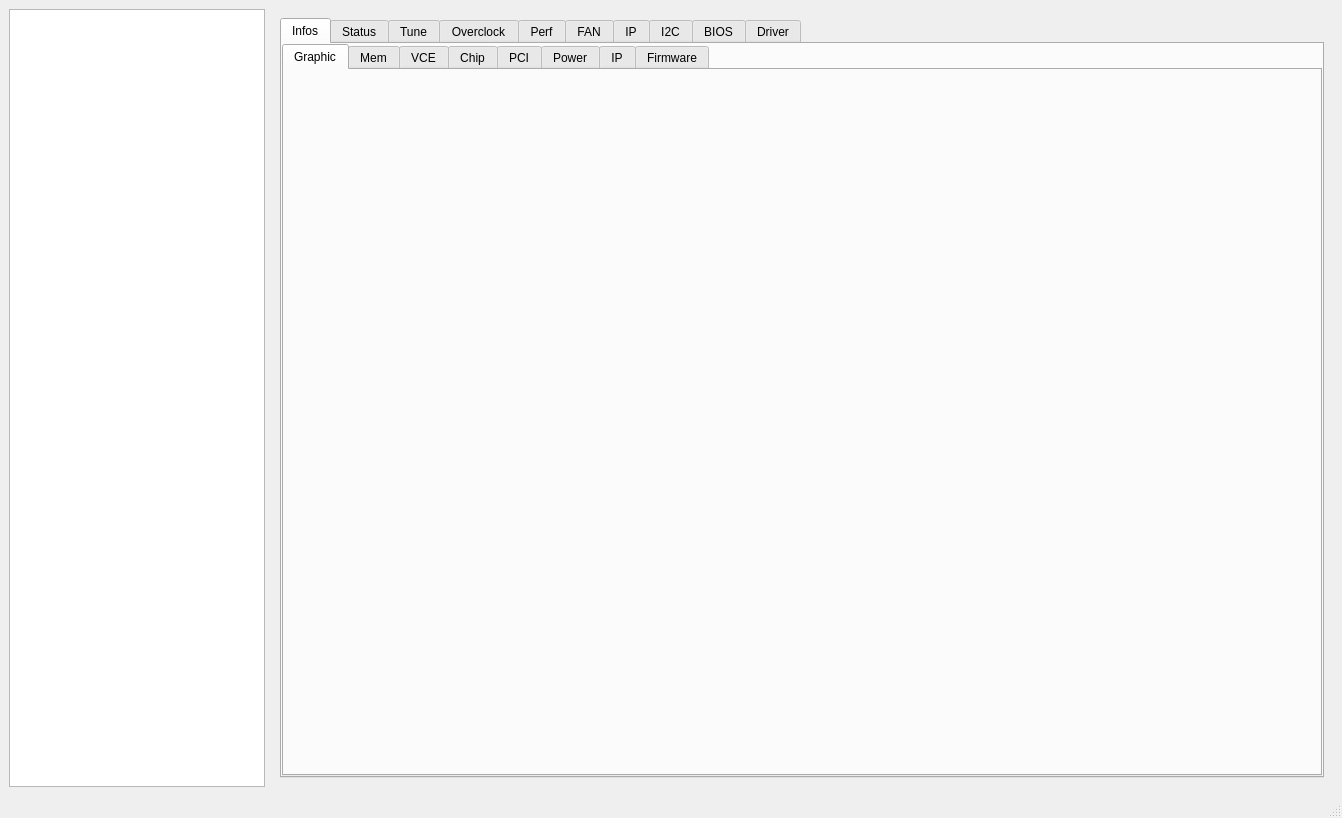
<?xml version="1.0" encoding="UTF-8"?>
<ui version="4.0">
 <class>MainWindow</class>
 <widget class="QMainWindow" name="MainWindow">
  <property name="geometry">
   <rect>
    <x>0</x>
    <y>0</y>
    <width>1342</width>
    <height>818</height>
   </rect>
  </property>
  <property name="windowTitle">
   <string>AMDGPU Master</string>
  </property>
  <widget class="QWidget" name="centralwidget">
   <layout class="QGridLayout" name="gridLayout_17">
    <item row="0" column="0">
     <widget class="TreeView" name="treeView">
      <property name="sizePolicy">
       <sizepolicy hsizetype="Preferred" vsizetype="Expanding">
        <horstretch>0</horstretch>
        <verstretch>0</verstretch>
       </sizepolicy>
      </property>
      <property name="minimumSize">
       <size>
        <width>256</width>
        <height>0</height>
       </size>
      </property>
      <property name="animated">
       <bool>true</bool>
      </property>
      <property name="wordWrap">
       <bool>true</bool>
      </property>
      <attribute name="headerVisible">
       <bool>false</bool>
      </attribute>
     </widget>
    </item>
    <item row="0" column="1">
     <widget class="QStackedWidget" name="stackedWidget">
      <property name="currentIndex">
       <number>1</number>
      </property>
      <widget class="QWidget" name="cpu">
       <layout class="QGridLayout" name="gridLayout">
        <item row="0" column="0">
         <widget class="QTabWidget" name="tabWidget_2">
          <property name="currentIndex">
           <number>0</number>
          </property>
          <widget class="QWidget" name="tab_3">
           <attribute name="title">
            <string>Static</string>
           </attribute>
           <layout class="QGridLayout" name="gridLayout_2">
            <item row="1" column="1">
             <widget class="QGroupBox" name="info_bugs">
              <property name="title">
               <string>bugs</string>
              </property>
              <layout class="QFormLayout" name="formLayout_5">
               <item row="0" column="0">
                <widget class="QLabel" name="label_4">
                 <property name="text">
                  <string>bugs</string>
                 </property>
                </widget>
               </item>
               <item row="0" column="1">
                <widget class="QLabel" name="bugs_bugs">
                 <property name="text">
                  <string>TextLabel</string>
                 </property>
                </widget>
               </item>
              </layout>
             </widget>
            </item>
            <item row="0" column="0">
             <widget class="QGroupBox" name="info_basic">
              <property name="title">
               <string>Basic Information</string>
              </property>
              <layout class="QFormLayout" name="formLayout_2">
               <item row="0" column="0">
                <widget class="QLabel" name="label_2">
                 <property name="text">
                  <string>family</string>
                 </property>
                </widget>
               </item>
               <item row="0" column="1">
                <widget class="QLabel" name="basic_family">
                 <property name="text">
                  <string>TextLabel</string>
                 </property>
                </widget>
               </item>
               <item row="1" column="0">
                <widget class="QLabel" name="label_6">
                 <property name="text">
                  <string>vendor</string>
                 </property>
                </widget>
               </item>
               <item row="1" column="1">
                <widget class="QLabel" name="basic_vendor">
                 <property name="text">
                  <string>TextLabel</string>
                 </property>
                </widget>
               </item>
               <item row="2" column="0">
                <widget class="QLabel" name="label_microcode">
                 <property name="text">
                  <string>microcode</string>
                 </property>
                </widget>
               </item>
               <item row="2" column="1">
                <widget class="QLabel" name="basic_microcode">
                 <property name="text">
                  <string>TextLabel</string>
                 </property>
                </widget>
               </item>
               <item row="3" column="0">
                <widget class="QLabel" name="label_11">
                 <property name="text">
                  <string>cpuid level</string>
                 </property>
                </widget>
               </item>
               <item row="3" column="1">
                <widget class="QLabel" name="basic_cpuid">
                 <property name="text">
                  <string>TextLabel</string>
                 </property>
                </widget>
               </item>
               <item row="4" column="0">
                <widget class="QLabel" name="label_12">
                 <property name="text">
                  <string>wp</string>
                 </property>
                </widget>
               </item>
               <item row="4" column="1">
                <widget class="QLabel" name="basic_wp">
                 <property name="text">
                  <string>TextLabel</string>
                 </property>
                </widget>
               </item>
               <item row="5" column="0">
                <widget class="QLabel" name="label_14">
                 <property name="text">
                  <string>TLB size</string>
                 </property>
                </widget>
               </item>
               <item row="5" column="1">
                <widget class="QLabel" name="basic_tlb">
                 <property name="text">
                  <string>TextLabel</string>
                 </property>
                </widget>
               </item>
               <item row="6" column="0">
                <widget class="QLabel" name="label_17">
                 <property name="text">
                  <string>address sizes</string>
                 </property>
                </widget>
               </item>
               <item row="6" column="1">
                <widget class="QLabel" name="basic_addrsize">
                 <property name="text">
                  <string>TextLabel</string>
                 </property>
                </widget>
               </item>
               <item row="7" column="0">
                <widget class="QLabel" name="label_5">
                 <property name="text">
                  <string>bogomips</string>
                 </property>
                </widget>
               </item>
               <item row="7" column="1">
                <widget class="QLabel" name="basic_bogomips">
                 <property name="text">
                  <string>TextLabel</string>
                 </property>
                </widget>
               </item>
              </layout>
             </widget>
            </item>
            <item row="0" column="1">
             <widget class="QGroupBox" name="info_flags">
              <property name="title">
               <string>flags</string>
              </property>
              <layout class="QFormLayout" name="formLayout_4">
               <item row="0" column="0">
                <widget class="QLabel" name="label_3">
                 <property name="text">
                  <string>function</string>
                 </property>
                </widget>
               </item>
               <item row="0" column="1">
                <widget class="QLabel" name="flags_function">
                 <property name="text">
                  <string>TextLabel</string>
                 </property>
                </widget>
               </item>
               <item row="1" column="0">
                <widget class="QLabel" name="label_9">
                 <property name="text">
                  <string>AMD-defined</string>
                 </property>
                </widget>
               </item>
               <item row="1" column="1">
                <widget class="QLabel" name="label_10">
                 <property name="text">
                  <string>TextLabel</string>
                 </property>
                </widget>
               </item>
               <item row="2" column="1">
                <widget class="QLabel" name="label_13">
                 <property name="text">
                  <string>TextLabel</string>
                 </property>
                </widget>
               </item>
               <item row="2" column="0">
                <widget class="QLabel" name="label_15">
                 <property name="text">
                  <string>Transmeta-defined</string>
                 </property>
                </widget>
               </item>
               <item row="3" column="0">
                <widget class="QLabel" name="label_16">
                 <property name="text">
                  <string>Linux defined</string>
                 </property>
                </widget>
               </item>
               <item row="3" column="1">
                <widget class="QLabel" name="label_18">
                 <property name="text">
                  <string>TextLabel</string>
                 </property>
                </widget>
               </item>
               <item row="4" column="0">
                <widget class="QLabel" name="label_19">
                 <property name="text">
                  <string>AMD SVM</string>
                 </property>
                </widget>
               </item>
               <item row="4" column="1">
                <widget class="QLabel" name="label_20">
                 <property name="text">
                  <string>TextLabel</string>
                 </property>
                </widget>
               </item>
              </layout>
             </widget>
            </item>
            <item row="1" column="0">
             <widget class="QGroupBox" name="info_cache">
              <property name="title">
               <string>Cache</string>
              </property>
              <layout class="QFormLayout" name="formLayout_3">
               <item row="0" column="0">
                <widget class="QLabel" name="label">
                 <property name="text">
                  <string>l1 data</string>
                 </property>
                </widget>
               </item>
               <item row="0" column="1">
                <widget class="QLabel" name="cache_l1data">
                 <property name="text">
                  <string>TextLabel</string>
                 </property>
                </widget>
               </item>
               <item row="1" column="0">
                <widget class="QLabel" name="label_22">
                 <property name="text">
                  <string>l1 instruction</string>
                 </property>
                </widget>
               </item>
               <item row="1" column="1">
                <widget class="QLabel" name="cache_l1inst">
                 <property name="text">
                  <string>TextLabel</string>
                 </property>
                </widget>
               </item>
               <item row="2" column="0">
                <widget class="QLabel" name="label_24">
                 <property name="text">
                  <string>l2</string>
                 </property>
                </widget>
               </item>
               <item row="2" column="1">
                <widget class="QLabel" name="cache_l2">
                 <property name="text">
                  <string>TextLabel</string>
                 </property>
                </widget>
               </item>
               <item row="3" column="0">
                <widget class="QLabel" name="label_26">
                 <property name="text">
                  <string>l3</string>
                 </property>
                </widget>
               </item>
               <item row="3" column="1">
                <widget class="QLabel" name="cache_l3">
                 <property name="text">
                  <string>TextLabel</string>
                 </property>
                </widget>
               </item>
               <item row="4" column="0">
                <widget class="QLabel" name="label_28">
                 <property name="text">
                  <string>cache alignment</string>
                 </property>
                </widget>
               </item>
               <item row="4" column="1">
                <widget class="QLabel" name="cache_align">
                 <property name="text">
                  <string>TextLabel</string>
                 </property>
                </widget>
               </item>
              </layout>
             </widget>
            </item>
            <item row="2" column="0">
             <widget class="QGroupBox" name="info_power">
              <property name="title">
               <string>power</string>
              </property>
             </widget>
            </item>
            <item row="2" column="1">
             <widget class="QGroupBox" name="info_topology">
              <property name="title">
               <string>topology</string>
              </property>
             </widget>
            </item>
           </layout>
          </widget>
          <widget class="QWidget" name="tab_4">
           <attribute name="title">
            <string>Dynamic</string>
           </attribute>
          </widget>
         </widget>
        </item>
       </layout>
      </widget>
      <widget class="QWidget" name="gpu">
       <layout class="QVBoxLayout" name="verticalLayout_2">
        <item>
         <widget class="QTabWidget" name="tabWidget">
          <property name="currentIndex">
           <number>0</number>
          </property>
          <widget class="QWidget" name="tab_14">
           <attribute name="title">
            <string>Infos</string>
           </attribute>
           <layout class="QGridLayout" name="gridLayout_10">
            <property name="leftMargin">
             <number>0</number>
            </property>
            <property name="topMargin">
             <number>0</number>
            </property>
            <property name="rightMargin">
             <number>0</number>
            </property>
            <property name="bottomMargin">
             <number>0</number>
            </property>
            <property name="spacing">
             <number>0</number>
            </property>
            <item row="0" column="0">
             <widget class="QTabWidget" name="tabWidget_4">
              <property name="currentIndex">
               <number>0</number>
              </property>
              <widget class="QWidget" name="tab_infos_gfx">
               <attribute name="title">
                <string>Graphic</string>
               </attribute>
              </widget>
              <widget class="QWidget" name="tab_infos_mem">
               <attribute name="title">
                <string>Mem</string>
               </attribute>
              </widget>
              <widget class="QWidget" name="tab_infos_vce">
               <attribute name="title">
                <string>VCE</string>
               </attribute>
              </widget>
              <widget class="QWidget" name="tab_infos_chip">
               <attribute name="title">
                <string>Chip</string>
               </attribute>
              </widget>
              <widget class="QWidget" name="tab_infos_pci">
               <attribute name="title">
                <string>PCI</string>
               </attribute>
              </widget>
              <widget class="QWidget" name="tab_infos_power">
               <attribute name="title">
                <string>Power</string>
               </attribute>
              </widget>
              <widget class="QWidget" name="tab_infos_ip">
               <attribute name="title">
                <string>IP</string>
               </attribute>
              </widget>
              <widget class="QWidget" name="tab_infos_firmware">
               <attribute name="title">
                <string>Firmware</string>
               </attribute>
              </widget>
             </widget>
            </item>
           </layout>
          </widget>
          <widget class="QWidget" name="tab_6">
           <attribute name="title">
            <string>Status</string>
           </attribute>
           <layout class="QHBoxLayout" name="horizontalLayout_2">
            <item>
             <widget class="QTabWidget" name="tabWidget_statu">
              <property name="currentIndex">
               <number>0</number>
              </property>
              <widget class="QWidget" name="tab_status_basic">
               <attribute name="title">
                <string>Basic</string>
               </attribute>
               <layout class="QGridLayout" name="gridLayout_8"/>
              </widget>
              <widget class="QWidget" name="tab_status_advance">
               <attribute name="title">
                <string>Advance</string>
               </attribute>
               <layout class="QGridLayout" name="gridLayout_9"/>
              </widget>
             </widget>
            </item>
           </layout>
          </widget>
          <widget class="QWidget" name="tab_2">
           <attribute name="title">
            <string>Tune</string>
           </attribute>
           <layout class="QGridLayout" name="gridLayout_4">
            <item row="0" column="1">
             <widget class="QGroupBox" name="groupBox_17">
              <property name="title">
               <string>IRQ</string>
              </property>
              <layout class="QFormLayout" name="formLayout_6">
               <item row="0" column="0">
                <widget class="QLabel" name="label_55">
                 <property name="text">
                  <string>irq Number</string>
                 </property>
                </widget>
               </item>
               <item row="0" column="1">
                <widget class="QLabel" name="label_56">
                 <property name="text">
                  <string>TextLabel</string>
                 </property>
                </widget>
               </item>
               <item row="1" column="0">
                <widget class="QLabel" name="label_51">
                 <property name="text">
                  <string>MSI</string>
                 </property>
                </widget>
               </item>
              </layout>
             </widget>
            </item>
            <item row="0" column="0">
             <widget class="QGroupBox" name="groupBox">
              <property name="title">
               <string>PCI-E Information</string>
              </property>
              <layout class="QFormLayout" name="formLayout_7">
               <item row="0" column="0">
                <widget class="QLabel" name="label_8">
                 <property name="text">
                  <string>Link Speed</string>
                 </property>
                </widget>
               </item>
               <item row="0" column="1">
                <widget class="QLabel" name="label_25">
                 <property name="text">
                  <string>current_link_speed</string>
                 </property>
                </widget>
               </item>
               <item row="1" column="0">
                <widget class="QLabel" name="label_53">
                 <property name="text">
                  <string>Link Width/Max</string>
                 </property>
                </widget>
               </item>
               <item row="1" column="1">
                <widget class="QLabel" name="label_54">
                 <property name="text">
                  <string>current_link_width</string>
                 </property>
                </widget>
               </item>
               <item row="3" column="0">
                <widget class="QLabel" name="label_57">
                 <property name="text">
                  <string>Resizeable Bar</string>
                 </property>
                </widget>
               </item>
               <item row="3" column="1">
                <widget class="QLabel" name="label_52">
                 <property name="text">
                  <string>TextLabel</string>
                 </property>
                </widget>
               </item>
              </layout>
             </widget>
            </item>
            <item row="1" column="1">
             <widget class="QGroupBox" name="groupBox_18">
              <property name="title">
               <string>Resources</string>
              </property>
             </widget>
            </item>
            <item row="1" column="0">
             <widget class="QGroupBox" name="groupBox_16">
              <property name="title">
               <string>Address</string>
              </property>
              <layout class="QGridLayout" name="gridLayout_16">
               <item row="1" column="0">
                <widget class="QLabel" name="label_29">
                 <property name="text">
                  <string>Numa Node</string>
                 </property>
                </widget>
               </item>
               <item row="0" column="0">
                <widget class="QLabel" name="label_43">
                 <property name="text">
                  <string>PCI-E Address</string>
                 </property>
                </widget>
               </item>
               <item row="2" column="0">
                <widget class="QLabel" name="label_21">
                 <property name="text">
                  <string>Local CPU</string>
                 </property>
                </widget>
               </item>
              </layout>
             </widget>
            </item>
            <item row="0" column="2">
             <widget class="QGroupBox" name="groupBox_20">
              <property name="title">
               <string>Config Space</string>
              </property>
             </widget>
            </item>
           </layout>
          </widget>
          <widget class="QWidget" name="tab_7">
           <attribute name="title">
            <string>Overclock</string>
           </attribute>
           <layout class="QGridLayout" name="gridLayout_11">
            <item row="1" column="0">
             <widget class="QGroupBox" name="groupBox_2">
              <property name="title">
               <string>Power Gate</string>
              </property>
             </widget>
            </item>
            <item row="0" column="0">
             <widget class="QGroupBox" name="groupBox_5">
              <property name="title">
               <string>Power</string>
              </property>
              <layout class="QFormLayout" name="formLayout_11">
               <item row="0" column="0">
                <widget class="QLabel" name="label_23">
                 <property name="text">
                  <string>pp feature</string>
                 </property>
                </widget>
               </item>
               <item row="0" column="1">
                <widget class="QLabel" name="label_32">
                 <property name="text">
                  <string>TextLabel</string>
                 </property>
                </widget>
               </item>
              </layout>
             </widget>
            </item>
            <item row="1" column="1">
             <widget class="QGroupBox" name="groupBox_19">
              <property name="title">
               <string>device/power</string>
              </property>
             </widget>
            </item>
           </layout>
          </widget>
          <widget class="QWidget" name="tab_5">
           <attribute name="title">
            <string>Perf</string>
           </attribute>
           <layout class="QVBoxLayout" name="verticalLayout">
            <item>
             <widget class="QGroupBox" name="groupBox_15">
              <property name="title">
               <string>Clock Gate</string>
              </property>
             </widget>
            </item>
            <item>
             <widget class="QGroupBox" name="groupBox_8">
              <property name="title">
               <string>Clock  Voltage Table</string>
              </property>
              <layout class="QHBoxLayout" name="horizontalLayout">
               <item>
                <widget class="QGroupBox" name="groupBox_9">
                 <property name="title">
                  <string>Core</string>
                 </property>
                 <layout class="QGridLayout" name="gridLayout_6">
                  <item row="0" column="0">
                   <widget class="QLineEdit" name="lineEdit"/>
                  </item>
                  <item row="0" column="1">
                   <widget class="QLineEdit" name="lineEdit_2"/>
                  </item>
                 </layout>
                </widget>
               </item>
               <item>
                <widget class="QGroupBox" name="groupBox_10">
                 <property name="title">
                  <string>VRAM</string>
                 </property>
                 <layout class="QGridLayout" name="gridLayout_7">
                  <item row="0" column="1">
                   <widget class="QLineEdit" name="lineEdit_4"/>
                  </item>
                  <item row="0" column="0">
                   <widget class="QLineEdit" name="lineEdit_3"/>
                  </item>
                 </layout>
                </widget>
               </item>
              </layout>
             </widget>
            </item>
            <item>
             <widget class="QDialogButtonBox" name="buttonBox">
              <property name="standardButtons">
               <set>QDialogButtonBox::Apply|QDialogButtonBox::Discard|QDialogButtonBox::RestoreDefaults|QDialogButtonBox::Save</set>
              </property>
             </widget>
            </item>
           </layout>
          </widget>
          <widget class="QWidget" name="tab_9">
           <attribute name="title">
            <string>FAN</string>
           </attribute>
           <layout class="QGridLayout" name="gridLayout_12">
            <item row="0" column="0">
             <widget class="QGroupBox" name="groupBox_4">
              <property name="title">
               <string>Tune</string>
              </property>
              <layout class="QGridLayout" name="gridLayout_13">
               <item row="1" column="1">
                <widget class="QLineEdit" name="lineEdit_6">
                 <property name="text">
                  <string/>
                 </property>
                 <property name="placeholderText">
                  <string/>
                 </property>
                </widget>
               </item>
               <item row="0" column="0">
                <widget class="QLabel" name="label_31">
                 <property name="text">
                  <string>min</string>
                 </property>
                </widget>
               </item>
               <item row="1" column="0">
                <widget class="QLabel" name="label_27">
                 <property name="text">
                  <string>max</string>
                 </property>
                </widget>
               </item>
               <item row="0" column="1">
                <widget class="QLineEdit" name="lineEdit_5">
                 <property name="placeholderText">
                  <string/>
                 </property>
                </widget>
               </item>
               <item row="2" column="0">
                <widget class="QLabel" name="label_30">
                 <property name="text">
                  <string>target</string>
                 </property>
                </widget>
               </item>
               <item row="2" column="1">
                <widget class="QLineEdit" name="lineEdit_7">
                 <property name="text">
                  <string/>
                 </property>
                </widget>
               </item>
              </layout>
             </widget>
            </item>
            <item row="1" column="0">
             <widget class="QGroupBox" name="groupBox_7">
              <property name="title">
               <string>Curve</string>
              </property>
             </widget>
            </item>
           </layout>
          </widget>
          <widget class="QWidget" name="tab">
           <attribute name="title">
            <string>IP</string>
           </attribute>
           <layout class="QGridLayout" name="gridLayout_3">
            <item row="1" column="0">
             <widget class="QGroupBox" name="groupBox_6">
              <property name="title">
               <string>IP Firmware</string>
              </property>
              <layout class="QFormLayout" name="formLayout_10">
               <item row="1" column="0">
                <widget class="QLabel" name="label_37">
                 <property name="text">
                  <string>VCE</string>
                 </property>
                </widget>
               </item>
               <item row="1" column="1">
                <widget class="QLabel" name="gpu_ip_vce_version">
                 <property name="text">
                  <string>version</string>
                 </property>
                </widget>
               </item>
               <item row="0" column="0">
                <widget class="QLabel" name="label_7">
                 <property name="text">
                  <string>VBIOS Version</string>
                 </property>
                </widget>
               </item>
               <item row="0" column="1">
                <widget class="QLabel" name="gpu_ip_vbios_version">
                 <property name="text">
                  <string>TextLabel</string>
                 </property>
                </widget>
               </item>
              </layout>
             </widget>
            </item>
            <item row="0" column="1">
             <widget class="QGroupBox" name="groupBox_3">
              <property name="title">
               <string>Memory</string>
              </property>
              <layout class="QFormLayout" name="formLayout_9">
               <item row="0" column="0">
                <widget class="QLabel" name="label_45">
                 <property name="text">
                  <string>L1 Cache</string>
                 </property>
                </widget>
               </item>
               <item row="0" column="1">
                <widget class="QLabel" name="gpu_mem_l1">
                 <property name="text">
                  <string>TextLabel</string>
                 </property>
                </widget>
               </item>
               <item row="1" column="0">
                <widget class="QLabel" name="label_47">
                 <property name="text">
                  <string>L2 Cache</string>
                 </property>
                </widget>
               </item>
               <item row="1" column="1">
                <widget class="QLabel" name="gpu_mem_l2">
                 <property name="text">
                  <string>TextLabel</string>
                 </property>
                </widget>
               </item>
               <item row="2" column="0">
                <widget class="QLabel" name="label_49">
                 <property name="text">
                  <string>IOMMU</string>
                 </property>
                </widget>
               </item>
               <item row="2" column="1">
                <widget class="QLabel" name="gpu_mem_iommui">
                 <property name="text">
                  <string>TextLabel</string>
                 </property>
                </widget>
               </item>
              </layout>
             </widget>
            </item>
           </layout>
          </widget>
          <widget class="QWidget" name="tab_12">
           <attribute name="title">
            <string>I2C</string>
           </attribute>
          </widget>
          <widget class="QWidget" name="tab_8">
           <attribute name="title">
            <string>BIOS</string>
           </attribute>
          </widget>
          <widget class="QWidget" name="tab_13">
           <attribute name="title">
            <string>Driver</string>
           </attribute>
          </widget>
         </widget>
        </item>
       </layout>
      </widget>
      <widget class="QWidget" name="Monitor">
       <layout class="QGridLayout" name="gridLayout_5">
        <item row="0" column="0">
         <widget class="QTabWidget" name="tabWidget_3">
          <widget class="QWidget" name="tab_10">
           <attribute name="title">
            <string>EDID</string>
           </attribute>
          </widget>
          <widget class="QWidget" name="tab_11">
           <attribute name="title">
            <string>Tab 2</string>
           </attribute>
          </widget>
         </widget>
        </item>
       </layout>
      </widget>
     </widget>
    </item>
   </layout>
  </widget>
  <widget class="QMenuBar" name="menubar">
   <property name="geometry">
    <rect>
     <x>0</x>
     <y>0</y>
     <width>1342</width>
     <height>23</height>
    </rect>
   </property>
  </widget>
  <widget class="QStatusBar" name="statusbar"/>
 </widget>
 <customwidgets>
  <customwidget>
   <class>TreeView</class>
   <extends>QTreeView</extends>
   <header location="global">treeview.h</header>
  </customwidget>
 </customwidgets>
 <resources/>
 <connections/>
</ui>
